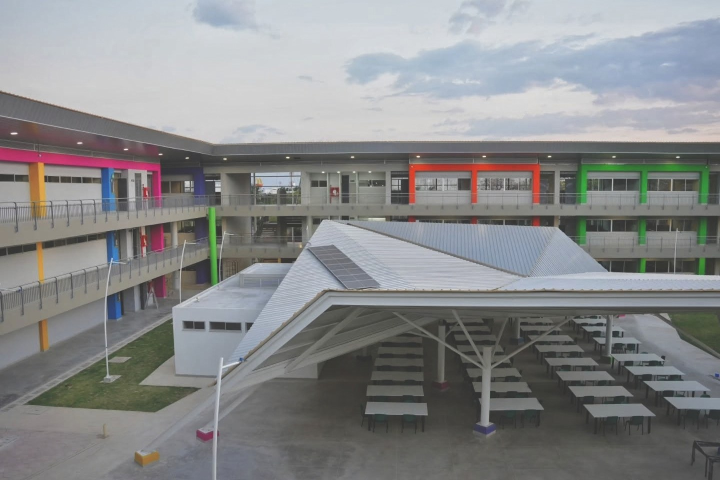
#> input picture galezo-dibujos/casd.jpg, 1440 x 960 px (shown at 1/2 size)
$ python lapiz.py ../galezo-dibujos/casd.jpg ../galezo-dibujos/coliseo.jpg
#> lines starting #> are read from the running program, lines starting #| are printed output that depends on the picture; after the words box and inside, x2 and y2 are one past the last pixel; in counts of white or black regions, pixels touching at a corner belong together
"""Foto -> boceto a lápiz con profundidad: contorno grueso en las aristas principales, línea fina en los detalles,
aguada de grafito en las sombras y achurado cruzado que se cierra según la oscuridad. Papel casi blanco."""
import sys, numpy as np
from PIL import Image, ImageFilter
from scipy import ndimage as nd
src, out = sys.argv[1], sys.argv[2]
rng = np.random.default_rng(7)
im = Image.open(src).convert('RGB'); W, H = im.size
#> further down, im is the input picture: PIL image 1440x960 RGB; mean R, G, B 135.3, 136.6, 137.5
#> after `W, H = im.size`: W = 1440; H = 960
k = W / 1600
#> k = 0.9
sim = im
for _ in range(3): sim = sim.filter(ImageFilter.MedianFilter(int(5 * k) | 1))
g = nd.gaussian_filter(np.asarray(sim.convert('L'), np.float32) / 255, 1.0 * k)
# contraste local: separa planos de la fachada para dar volumen
lo = nd.gaussian_filter(g, 40 * k)
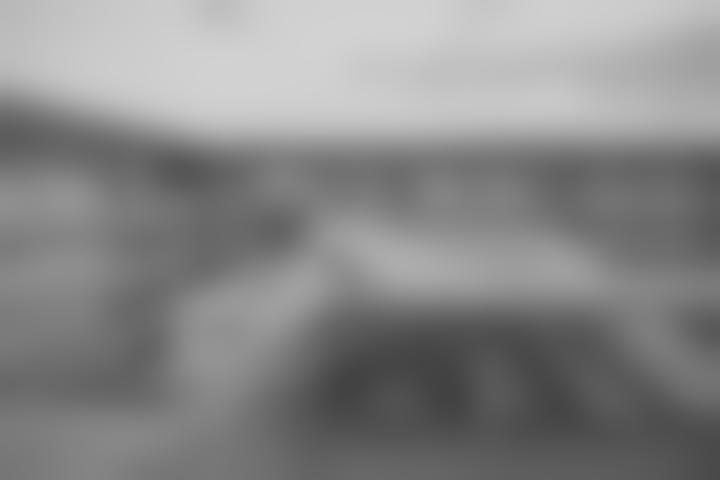
#> lo: shape (960, 1440) float32 (shown at 1/2 size); min 0.259, max 0.826, mean 0.535
g = np.clip(g + (g - lo) * 0.55, 0, 1)

def edges(sig, thr, gain):
#> called with sig = 2.2, thr = 0.42, gain = 2.4
    gs = nd.gaussian_filter(g, sig * k)
    gx = nd.sobel(gs, 1); gy = nd.sobel(gs, 0); m = np.hypot(gx, gy)
#> after `gy = nd.sobel(gs, 0)`:
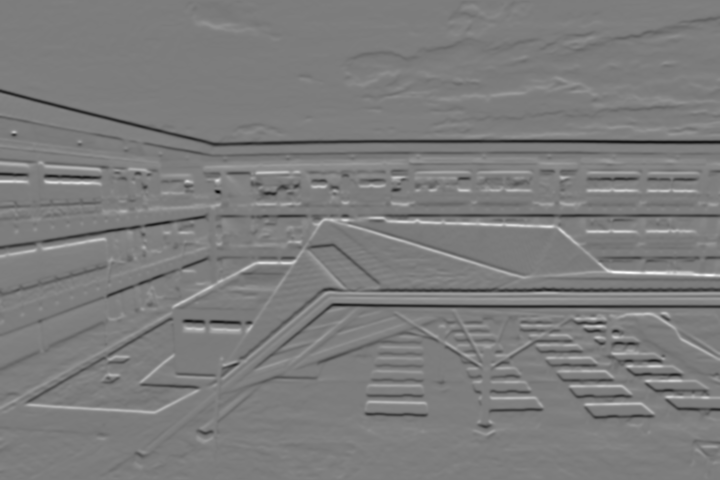
#> gy: shape (960, 1440) float32 (shown at 1/2 size); min -1.09, max 1.13, mean -0.00298; drawn with min black and max white
    m = m / (np.percentile(m, 99.4) + 1e-6)
    peak = m >= nd.maximum_filter(m, size=int(3 * k) | 1) * 0.8
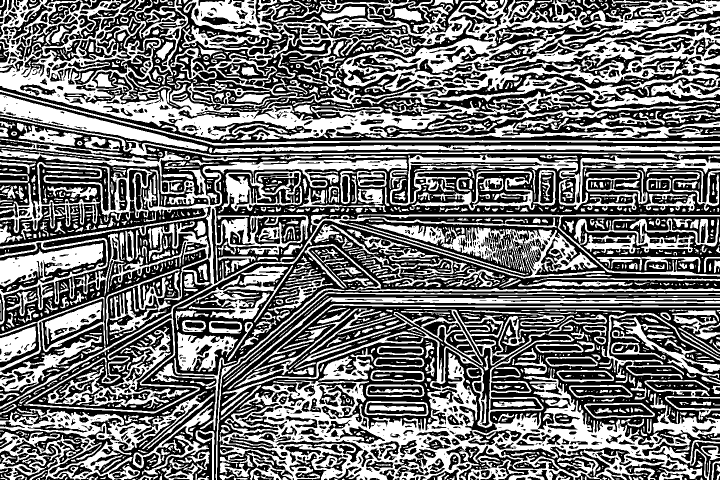
#> peak: shape (960, 1440) bool (shown at 1/2 size); 45.5% white; 2471 white regions (1435 under 20 px), largest, box (x1, y1, x2, y2) and area: (341, 0, 1440, 217) 89640, (439, 629, 1440, 960) 79031, (0, 0, 1440, 280) 66290
    return np.clip((m - thr) * gain, 0, 1) * peak
bold = edges(2.2, 0.42, 2.4)          # aristas principales: más gruesas y oscuras
bold = nd.grey_dilation(bold, size=(max(2, int(2.2 * k)),) * 2)
fine = edges(0.9, 0.24, 1.7)           # detalles
#> call 2 of edges, with sig = 0.9, thr = 0.24, gain = 1.7
#> in edges (call 2), `peak = m >= nd.maximum_filter(m, size=int(3 * k) | 1) * 0.8`:
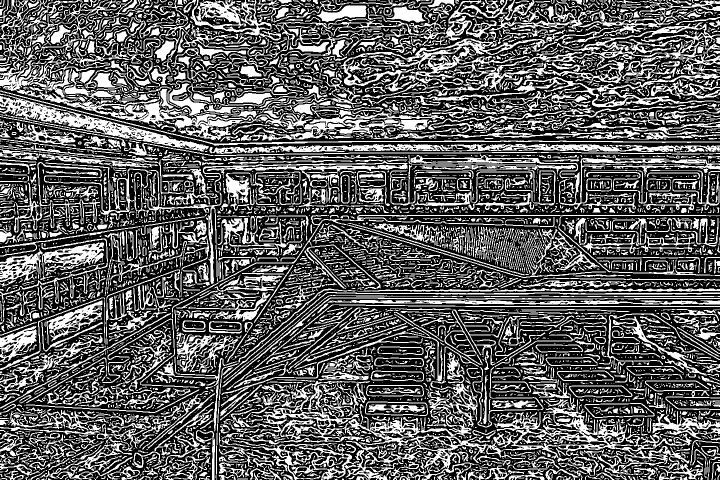
#> peak: shape (960, 1440) bool (shown at 1/2 size); 37% white; 6939 white regions (4744 under 20 px), largest, box (x1, y1, x2, y2) and area: (443, 693, 1406, 960) 39396, (680, 0, 1440, 192) 19815, (722, 45, 1440, 215) 14822
line = np.clip(bold * 1.0 + fine * 0.65, 0, 1)
line = nd.gaussian_filter(line, 0.55 * k)

# tono: 0 claro, 1 oscuro
tone = np.clip((0.66 - nd.gaussian_filter(g, 3 * k)) / 0.58, 0, 1)
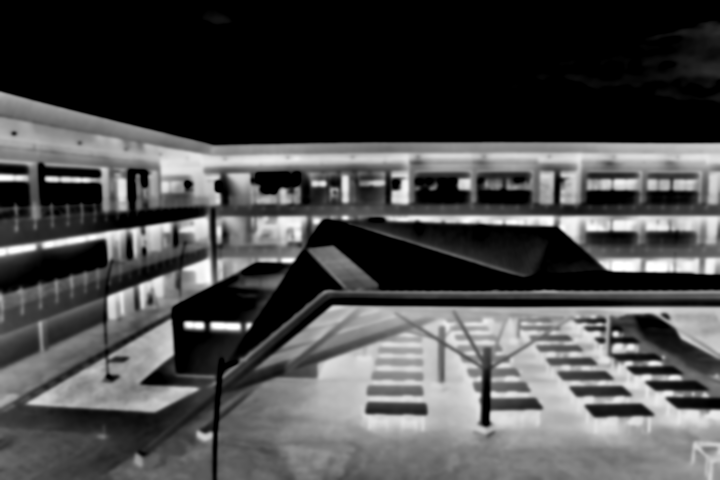
#> tone: shape (960, 1440) float32 (shown at 1/2 size); min 0, max 1, mean 0.291
yy, xx = np.mgrid[0:H, 0:W].astype(np.float32)
def hatch(angle, sp, width=0.55):
    a = np.deg2rad(angle); u = xx * np.cos(a) + yy * np.sin(a)
    wob = nd.gaussian_filter(rng.standard_normal((H, W)).astype(np.float32), 22 * k) * 16 * k
    ph = ((u + wob) % (sp * k)) / (sp * k)
    l = np.clip(1 - np.abs(ph - 0.5) * sp * width, 0, 1)
    br = nd.gaussian_filter(rng.random((H, W)).astype(np.float32), 5 * k)
    return l * np.clip((br - br.mean()) * 10 + 0.85, 0, 1)
hat = (hatch(-42, 5.5) * np.clip((tone - 0.18) / 0.25, 0, 1) * 0.55
       + hatch(42, 6) * np.clip((tone - 0.42) / 0.22, 0, 1) * 0.55
       + hatch(-78, 6.5) * np.clip((tone - 0.64) / 0.2, 0, 1) * 0.5)
# aguada de grafito: sombra suave que da profundidad
wash = nd.gaussian_filter(tone, 2.5 * k) ** 1.6 * 0.3

ink = np.clip(line * 0.97 + hat * 0.75 + wash - line * wash * 0.3, 0, 1)
grain = nd.gaussian_filter(rng.standard_normal((H, W)).astype(np.float32), 0.8 * k)
ink = np.clip(ink * (0.86 + grain * 0.18), 0, 1)
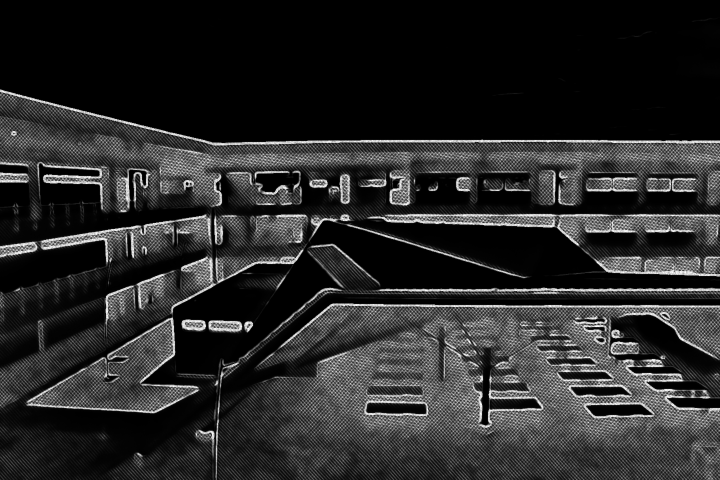
#> ink: shape (960, 1440) float32 (shown at 1/2 size); min 0, max 1, mean 0.163
paper = np.array([247, 245, 240], np.float32) * (1 + grain[..., None] * 0.008)
graph = np.array([30, 33, 40], np.float32)
rgb = paper * (1 - ink[..., None] * 0.92) + graph * ink[..., None] * 0.92
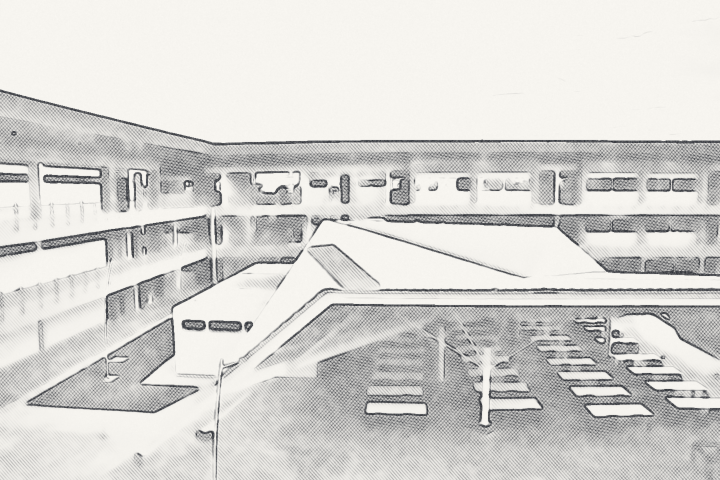
#> rgb: shape (960, 1440, 3) float32 (shown at 1/2 size); mean of channels 0, 1, 2 213.8, 212.8, 210.2; drawn as R, G, B
Image.fromarray(np.clip(rgb, 0, 255).astype(np.uint8)).save(out, quality=86)

$ run again, on galezo-dibujos/instpecam.jpg
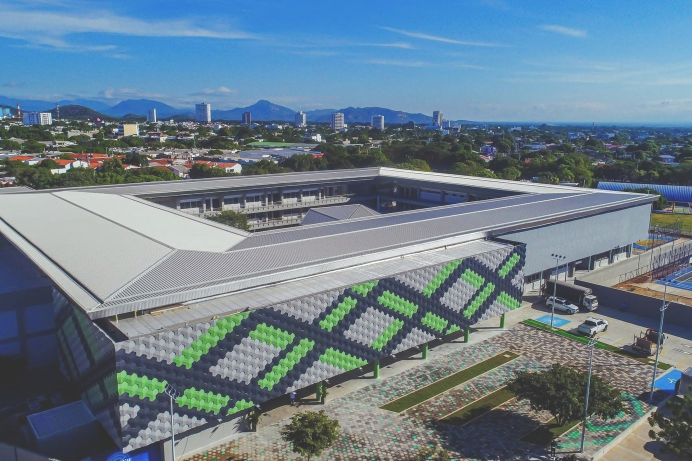
#> input picture galezo-dibujos/instpecam.jpg, 1383 x 922 px (shown at 1/2 size)
#> im is the input picture: PIL image 1383x922 RGB; mean R, G, B 107.5, 127.6, 141.5
#> in edges, `peak = m >= nd.maximum_filter(m, size=int(3 * k) | 1) * 0.8`:
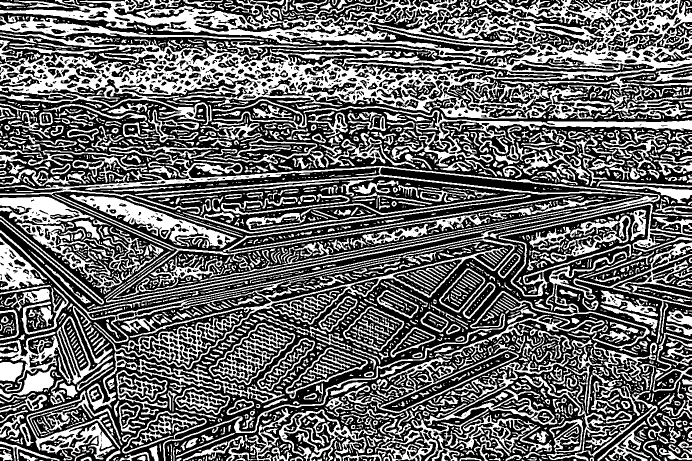
#> peak: shape (922, 1383) bool (shown at 1/2 size); 40.9% white; 3547 white regions (2079 under 20 px), largest, box (x1, y1, x2, y2) and area: (0, 0, 1383, 250) 122100, (0, 293, 1320, 739) 30725, (139, 389, 473, 497) 8564
#> peak: shape (922, 1383) bool; 32.5% white in thin lines or dots
#> `rgb = paper * (1 - ink[..., None] * 0.92) + graph * ink[..., None] * 0..`:
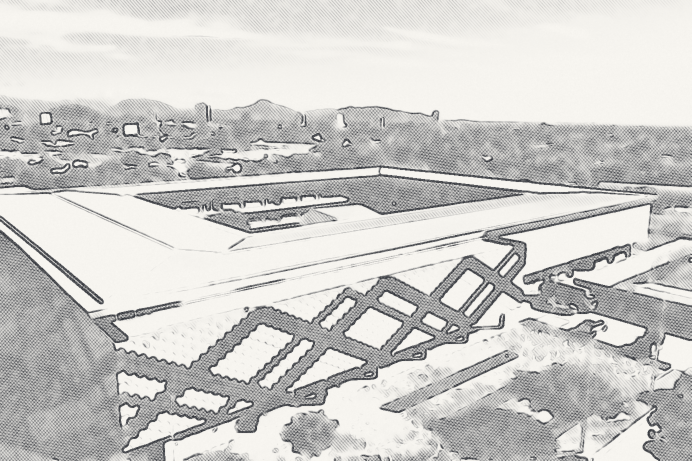
#> rgb: shape (922, 1383, 3) float32 (shown at 1/2 size); mean of channels 0, 1, 2 205, 204.1, 202.3; drawn as R, G, B

$ run again, on galezo-dibujos/jose-eugenio.jpg
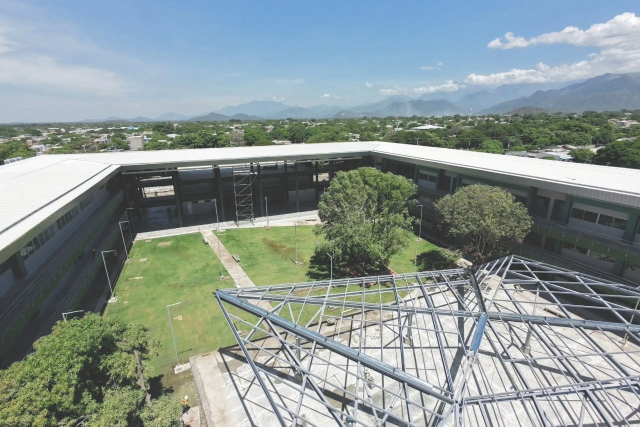
#> input picture galezo-dibujos/jose-eugenio.jpg, 1280 x 853 px (shown at 1/2 size)
#> im is the input picture: PIL image 1280x853 RGB; mean R, G, B 138.2, 150.6, 149
#> in edges, `peak = m >= nd.maximum_filter(m, size=int(3 * k) | 1) * 0.8`:
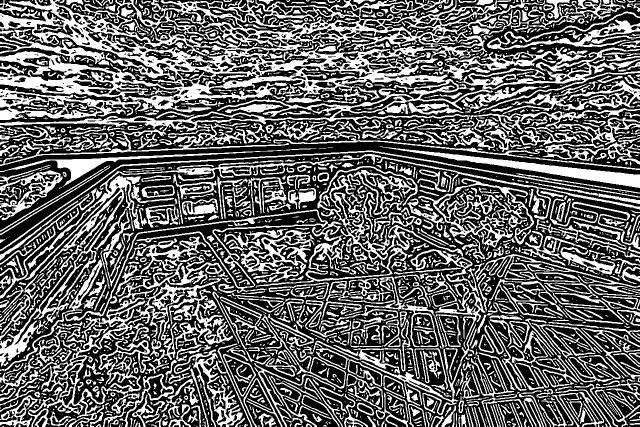
#> peak: shape (853, 1280) bool (shown at 1/2 size); 39.6% white; 3029 white regions (1820 under 20 px), largest, box (x1, y1, x2, y2) and area: (0, 0, 1280, 340) 107685, (85, 556, 466, 853) 15821, (50, 308, 1280, 650) 14842
#> peak: shape (853, 1280) bool; 33.5% white; 7518 white regions (5124 under 20 px), largest, box (x1, y1, x2, y2) and area: (0, 288, 1280, 395) 22695, (0, 103, 577, 217) 9165, (0, 0, 426, 117) 7574
#> `rgb = paper * (1 - ink[..., None] * 0.92) + graph * ink[..., None] * 0..`:
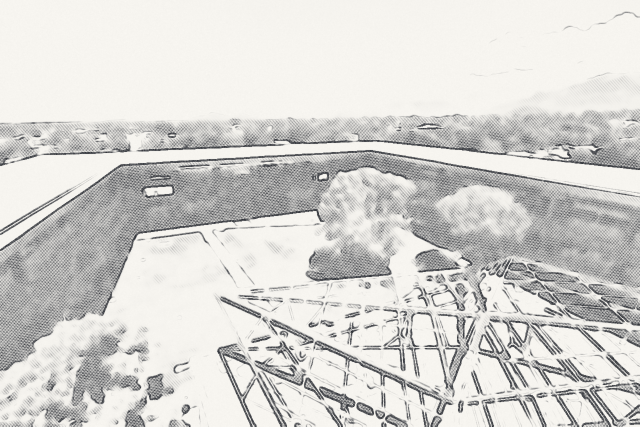
#> rgb: shape (853, 1280, 3) float32 (shown at 1/2 size); mean of channels 0, 1, 2 213.2, 212.1, 209.8; drawn as R, G, B
